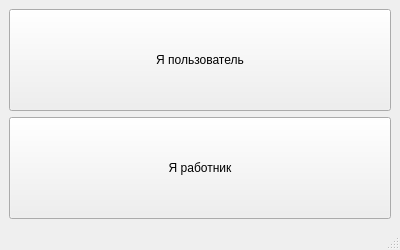
<?xml version="1.0" encoding="UTF-8"?>
<ui version="4.0">
 <class>MainWindow</class>
 <widget class="QMainWindow" name="MainWindow">
  <property name="geometry">
   <rect>
    <x>0</x>
    <y>0</y>
    <width>400</width>
    <height>250</height>
   </rect>
  </property>
  <property name="minimumSize">
   <size>
    <width>400</width>
    <height>250</height>
   </size>
  </property>
  <property name="maximumSize">
   <size>
    <width>400</width>
    <height>250</height>
   </size>
  </property>
  <property name="windowTitle">
   <string>Мебель</string>
  </property>
  <widget class="QWidget" name="centralwidget">
   <layout class="QVBoxLayout" name="verticalLayout">
    <item>
     <widget class="QPushButton" name="pol_button">
      <property name="sizePolicy">
       <sizepolicy hsizetype="Minimum" vsizetype="Minimum">
        <horstretch>0</horstretch>
        <verstretch>0</verstretch>
       </sizepolicy>
      </property>
      <property name="text">
       <string>Я пользователь</string>
      </property>
     </widget>
    </item>
    <item>
     <widget class="QPushButton" name="rab_button">
      <property name="sizePolicy">
       <sizepolicy hsizetype="Minimum" vsizetype="Minimum">
        <horstretch>0</horstretch>
        <verstretch>0</verstretch>
       </sizepolicy>
      </property>
      <property name="text">
       <string>Я работник</string>
      </property>
     </widget>
    </item>
   </layout>
  </widget>
  <widget class="QMenuBar" name="menubar">
   <property name="geometry">
    <rect>
     <x>0</x>
     <y>0</y>
     <width>400</width>
     <height>21</height>
    </rect>
   </property>
  </widget>
  <widget class="QStatusBar" name="statusbar"/>
 </widget>
 <resources/>
 <connections/>
</ui>
